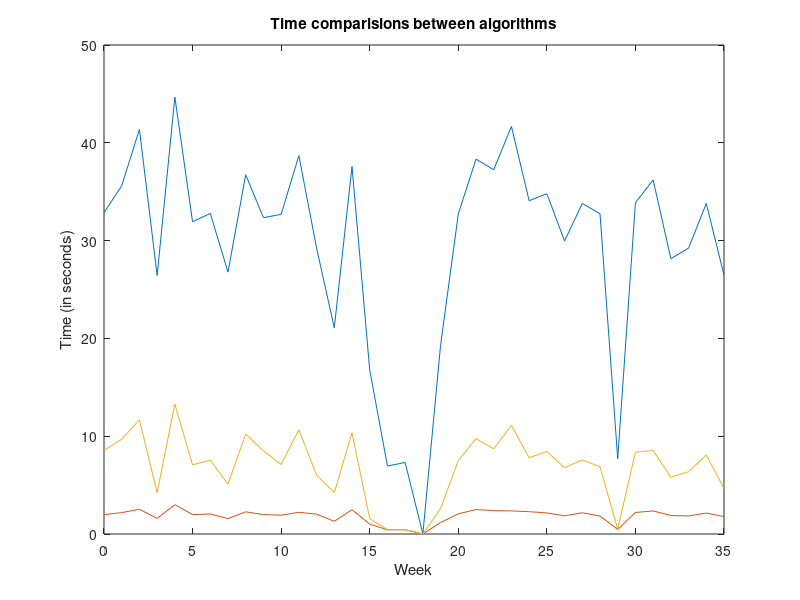

Recreate this plot in MATLAB.
fileID1 = fopen('./ProgOutput/pruneDuration-Measure.txt','r');
fileID2 = fopen('./ProgOutput/pruneDurationUpgraded-Measure.txt','r');
fileID3 = fopen('./ProgOutput/pruneTimeThreshold-Measure.txt','r');

formatSpec = '%d';
datacell1 = textscan(fileID1, '%d%f%f', 'Delimiter',',');
datacell2 = textscan(fileID2, '%d%f%f', 'Delimiter',',');
datacell3 = textscan(fileID3, '%d%f%f', 'Delimiter',',');

plot(datacell1{1},datacell1{3})

hold on 

plot(datacell1{1},datacell2{3})

hold on 

plot(datacell1{1},datacell3{3})
title('Time comparisions between algorithms');
xlabel('Week');
ylabel('Time (in seconds)');
hold off 



